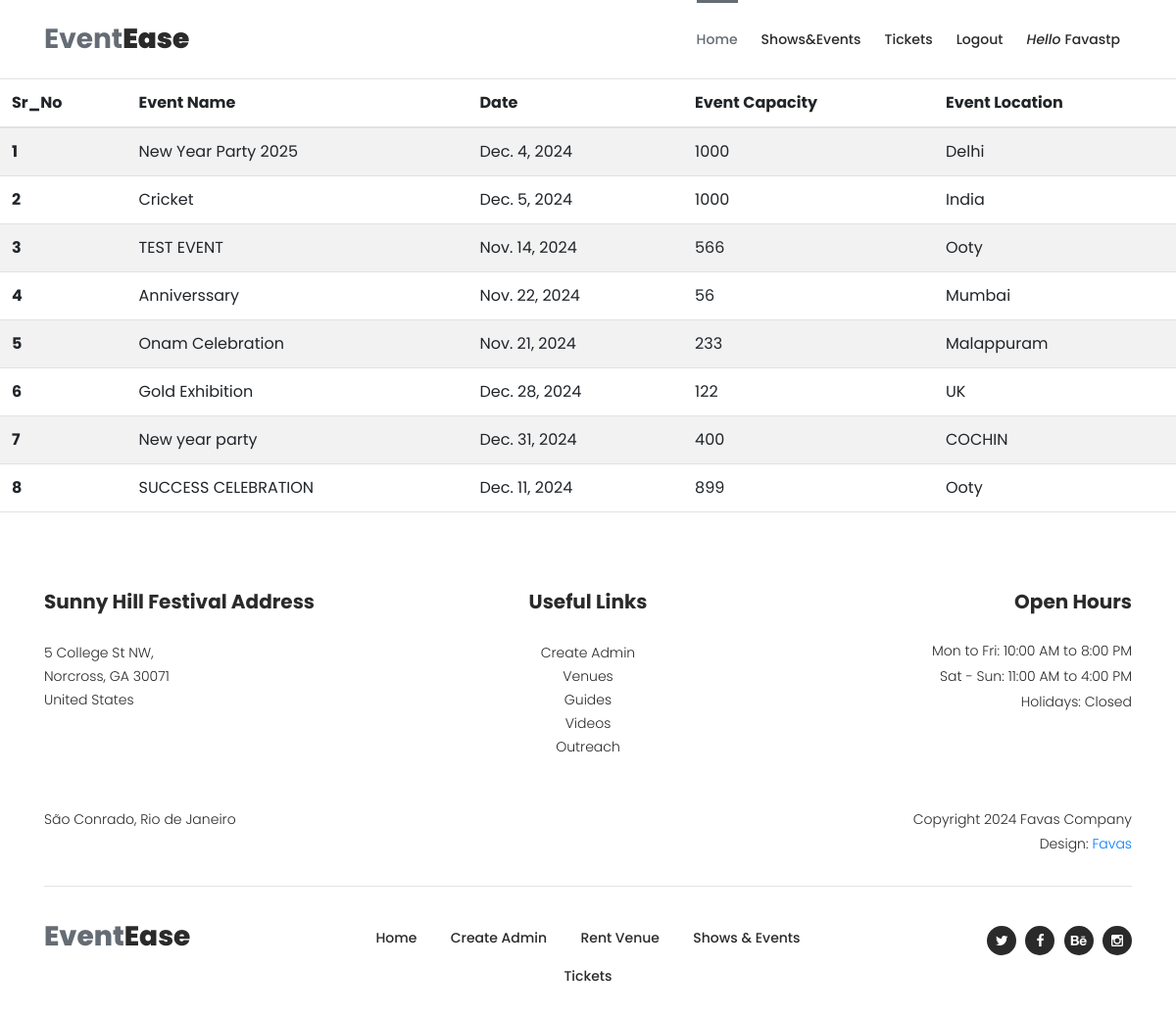
Page /admin_event_list/ (signed in) on the committed database.
### events/models.py (models this page shows, shortened)
class Event(models.Model):
    user = models.ForeignKey(Profile, on_delete=models.CASCADE,blank=True,null=True)  # Link each event to a user
    title = models.CharField(max_length=200)
    description = models.TextField()
    date = models.DateField()
    time = models.TimeField()
    location = models.CharField(max_length=255)
    ticket_price=models.DecimalField(max_digits=10,decimal_places=2,default=0.00)
    is_active = models.BooleanField(default=True)
    image = models.ImageField(upload_to='event_images/', null=True, blank=True)
    capacity = models.PositiveIntegerField(default=0)
    available_tickets = models.PositiveIntegerField(default=0)

### events/views.py (the view)
# urls.py: path('admin_event_list/', views.admin_event_list, name='admin_event_list'),
def admin_event_list(request):
    event_data=Event.objects.prefetch_related('tickets', 'user__user').all()
    context={
        'event_data':event_data
    }
    return render(request,'layout_admin_event_list.html',context)

### templates/Layout_admin_event_list.html
{% extends 'blank_layout.html' %}
{% block header%}
{% include 'header.html' %}
{% endblock header%}
{% block admin_event_list %}
{% include 'admin_event_list.html' %}
{% endblock admin_event_list %}
{% block footer %}
{% include 'footer.html' %}
{% endblock footer %}

### templates/header.html (shortened to what this page needs)
{% load static %}
<link href="https://cdn.jsdelivr.net/npm/bootstrap@5.3.0/dist/css/bootstrap.min.css" rel="stylesheet">
<header class="header-area header-sticky">
    <div class="container">
        <div class="row">
            <div class="col-12">
                <nav class="main-nav">
                    <a href="{% url 'index' %}" class="logo">Event<em>Ease</em></a>
                    <ul class="nav">
                        <li><a href="{% url 'index' %}" class="active">Home</a></li>
                        <li><a href="{% url 'display_event' %}">Shows&Events</a></li>
                        <li><a href="{% url 'tickets' %}">Tickets</a></li>
                        {% if user.is_authenticated %}
                            <li><a href="{% url 'logout' %}">Logout</a></li>
                            <li><a href="#"><em>Hello </em>{{ user.username }}</a></li>
                        {% else %}
                            <li><a href="{% url 'login' %}">Login</a></li>
                        {% endif %}
                    </ul>
                </nav>
            </div>
        </div>
    </div>
</header>

### templates/admin_event_list.html (shortened to what this page needs)
 {% load static %}
    <link rel="stylesheet" type="text/css" href="{% static 'css/bootstrap.min.css' %}">
    <link rel="stylesheet" type="text/css" href="{% static 'css/font-awesome.css' %}">
    <link rel="stylesheet" type="text/css" href="{% static 'css/owl-carousel.css' %}">
    <link rel="stylesheet" href="{% static 'css/tooplate-artxibition.css' %}">
<table class="table table-striped">
    <thead>
      <tr>
        <th scope="col">Sr_No</th>
        <th scope="col">Event Name</th>
        <th scope="col">Date</th>
        <th scope="col">Event Capacity</th>
        <th scope="col">Event Location</th>
      </tr>
    </thead>
    <tbody>
        {% for data in event_data %}
      <tr>
        <th scope="row">{{ forloop.counter}}</th>
        <td>{{data.title}}</td>
        <td>{{data.date}}</td>
        <td>{{data.capacity}}</td>
        <td>{{data.location}}</td>
      </tr>
      {% endfor %}
    </tbody>
  </table>

### static/css/tooplate-artxibition.css (style rules this page uses)
html, body, div, span, applet, object, iframe, h1, h2, h3, h4, h5, h6, p, blockquote, div pre, a, abbr, acronym, address, big, cite, code, del, dfn, em, font, img, ins, kbd, q, s, samp, small, strike, strong, sub, sup, tt, var, b, u, i, center, dl, dt, dd, ol, ul, li, figure, header, nav, section, article, aside, footer, figcaption { margin: 0; padding: 0; border: 0; outline: 0; }
ul, li { padding: 0; margin: 0; list-style: none; }
header, nav, section, article, aside, footer, hgroup { display: block; }
* { box-sizing: border-box; }
html, body { font-family: 'Poppins', sans-serif; font-weight: 400; background-color: #fff; font-size: 16px; -ms-text-size-adjust: 100%; -webkit-font-smoothing: antialiased; -moz-osx-font-smoothing: grayscale; }
a { text-decoration: none !important; }
ul { margin-bottom: 0px; }
html, body { background: #fff; font-family: 'Poppins', sans-serif; }
.header-area { position: relative; top: 0px; left: 0px; right: 0px; z-index: 100; height: 80px; background: #fff; -webkit-transition: all .5s ease 0s; -moz-transition: all .5s ease 0s; -o-transition: all .5s ease 0s; transition: all .5s ease 0s; }
.header-area .main-nav { min-height: 80px; background: transparent; }
.header-area .main-nav .logo { line-height: 80px; color: #656c74; font-size: 28px; font-weight: 700; float: left; -webkit-transition: all 0.3s ease 0s; -moz-transition: all 0.3s ease 0s; -o-transition: all 0.3s ease 0s; transition: all 0.3s ease 0s; }
.header-area .main-nav .logo em { font-style: normal; color: #2a2a2a; font-weight: 900; }
.header-area .main-nav .nav { float: right; margin-top: 27px; margin-right: 0px; background-color: transparent; -webkit-transition: all 0.3s ease 0s; -moz-transition: all 0.3s ease 0s; -o-transition: all 0.3s ease 0s; transition: all 0.3s ease 0s; position: relative; z-index: 999; }
.header-area .main-nav .nav li { padding-left: 20px; padding-right: 20px; }
.header-area .main-nav .nav li a { display: block; font-weight: 500; font-size: 14px; color: #2a2a2a; text-transform: capitalize; -webkit-transition: all 0.3s ease 0s; -moz-transition: all 0.3s ease 0s; -o-transition: all 0.3s ease 0s; transition: all 0.3s ease 0s; height: 40px; line-height: 40px; border: transparent; }
.header-area .main-nav .nav li:hover a, .header-area .main-nav .nav li a.active { color: #656c74!important; opacity: 1; }
.header-area .main-nav .nav li a.active { position: relative; }
.header-area .main-nav .nav li a.active:after { position: absolute; width: 100%; height: 3px; background-color: #656c74; content: ''; top: -20px; left: 0; }
.header-area.header-sticky { min-height: 80px; }
.header-area.header-sticky .nav { margin-top: 20px !important; }
.header-area.header-sticky .nav li a.active { color: #656c74; }
@media (max-width: 1200px) { .header-area .main-nav .nav li { padding-left: 12px; padding-right: 12px; } }
@media (max-width: 1200px) { .header-area .main-nav:before { display: none; } }
@media (min-width: 767px) { .header-area .main-nav .nav { display: flex !important; } }

### rows in the picture
Event: title "New Year Party 2025", date "Dec. 4, 2024", capacity "1000", location "Delhi"
Event: title "Cricket", date "Dec. 5, 2024", capacity "1000", location "India"
Event: title "TEST EVENT", date "Nov. 14, 2024", capacity "566", location "Ooty"
Event: title "Anniverssary", date "Nov. 22, 2024", capacity "56", location "Mumbai"
Event: title "Onam Celebration", date "Nov. 21, 2024", capacity "233", location "Malappuram"
Event: title "Gold Exhibition", date "Dec. 28, 2024", capacity "122", location "UK"
Event: title "New year party", date "Dec. 31, 2024", capacity "400", location "COCHIN"
Event: title "SUCCESS CELEBRATION", date "Dec. 11, 2024", capacity "899", location "Ooty"

### other values in the picture
{{ user.username }} "Favastp"
